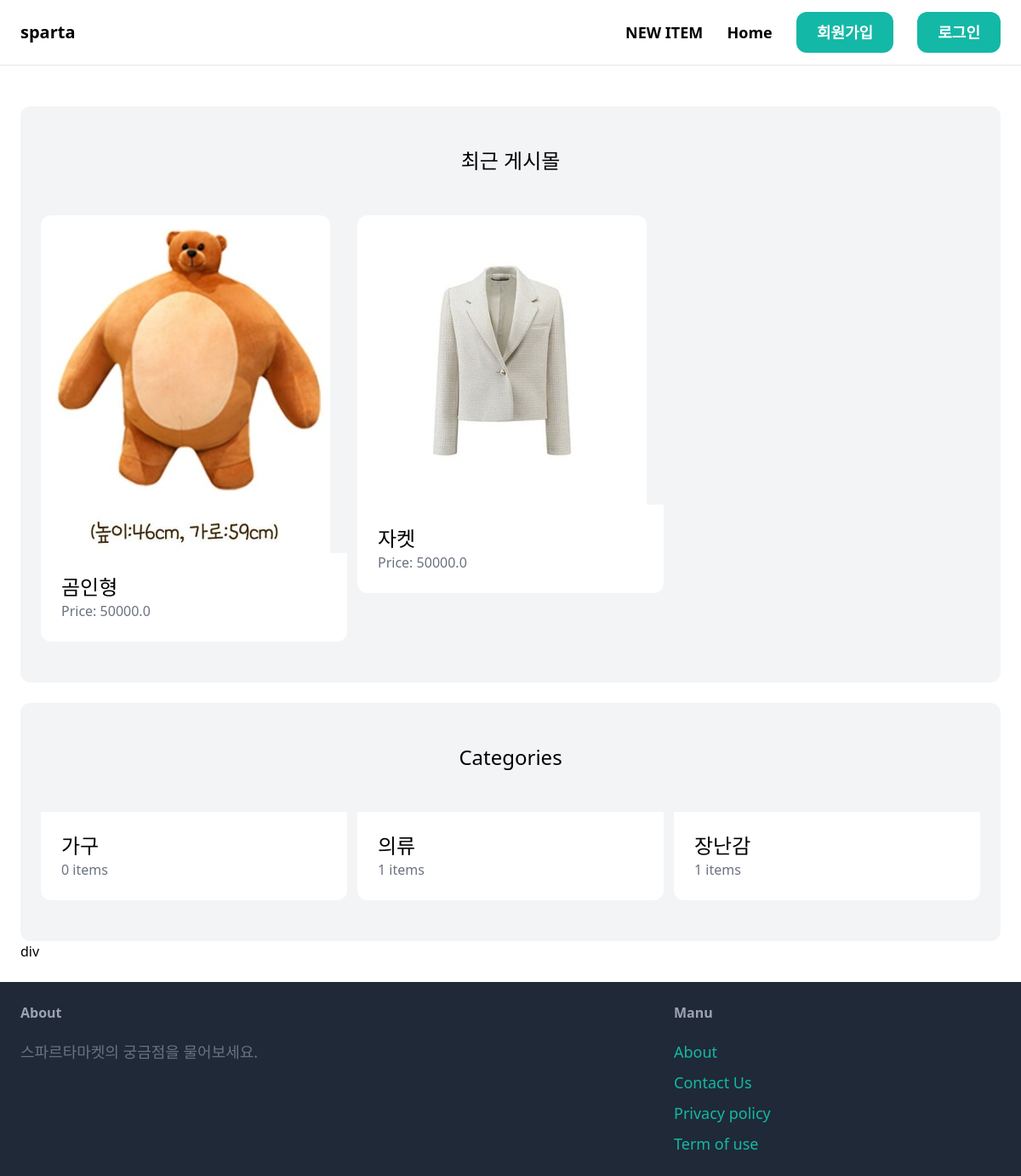
The app's page /, older data.
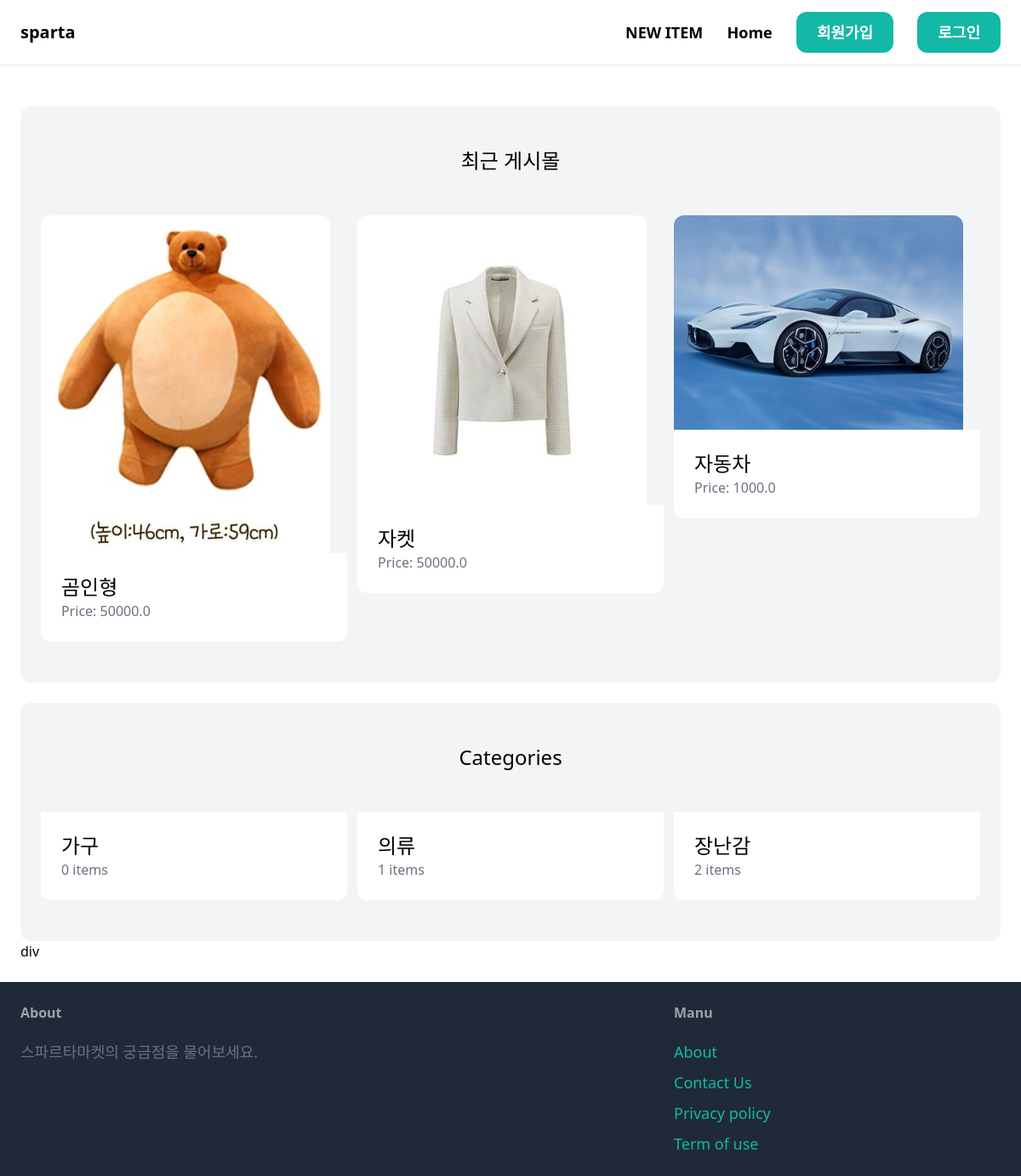
The same page, newer data.
### item/models.py (models this page shows, shortened)
class Item(models.Model):
    category = models.ForeignKey(Category, related_name='items', on_delete=models.CASCADE)
    name = models.CharField(max_length=255)
    description = models.TextField(blank=True, null=True)
    price = models.FloatField()
    image = models.ImageField(upload_to='item_image', blank=True, null=True)
    is_sold = models.BooleanField(default=False)
    created_by = models.ForeignKey(User, related_name='items', on_delete=models.CASCADE)
    created_at = models.DateTimeField(auto_now_add=True)

class Category(models.Model):
    name = models.CharField(max_length=255)
    class Meta:
        ordering = ('name',)
        verbose_name_plural = 'Categories'

### core/views.py (the view)
# urls.py: path('', views.index, name='index'),
def index(request):
        item = Item.objects.filter(is_sold=False)[0:6]
        categories = Category.objects.all()
        return render(request, 'core/index.html', {
            'categories': categories,
            'item': item,
        })

### core/templates/core/index.html (shortened to what this page needs)
{% extends 'core/base.html' %}
{% block content %}
    <div class="mt-6 px-6 py-12 bg-gray-100 rounded-xl">
        <h2 class="mb-12 text-2xl text-center">최근 게시몰</h2>
        <div class="grid grid-cols-3 gap-3">
            {% for item in item %}
                <div>
                    <a href="{% url 'item:detail' item.id %}">
                        <div>
                            <img src="{{ item.image.url }}" class="rounded-t-xl">
                        </div>
                        <div class="p-6 bg-white rounded-b-xl">
                            <h2 class="text-2xl">{{ item.name }}</h2>
                            <p class="text-gray-500">Price: {{ item.price }}</p>
                        </div>
                    </a>
                </div>
            {% endfor %}
        </div>
    </div>
    <div class="mt-6 px-6 py-12 bg-gray-100 rounded-xl">
        <h2 class="mb-12 text-2xl text-center">Categories</h2>
        <div class="grid grid-cols-3 gap-3">
            {% for category in categories %}
                <div>
                    <a href="#">
                        <div class="p-6 bg-white rounded-b-xl">
                            <h2 class="text-2xl">{{ category.name }}</h2>
                            <p class="text-gray-500">{{ category.items.count }} items</p>
                        </div>
                    </a>
                </div>
            {% endfor %}
        </div>
    </div>div
{% endblock %}

### core/templates/core/base.html (shortened to what this page needs)
<!DOCTYPE html>
<head>
    <script src="https://cdn.tailwindcss.com"></script>
</head>
<body>
    <nav class="py-6 px-6 flex justify-between items-center border-b border-gray-200">
        <a href="/" class="text-xl font-semibold">sparta</a>
        <div class="space-x-6">
            <a href="#" class="text-lg font-semibold hover:text-gray-500">NEW ITEM</a>
            <a href="#" class="text-lg font-semibold hover:text-gray-500">Home</a>
            <a href="{% url 'core:signup' %}" class="px-6 py-3 text-lg font-semibold bg-teal-500 text-white rounded-xl hover:bg-teal-700">회원가입</a>
            <a href="#" class="px-6 py-3 text-lg font-semibold bg-teal-500 text-white rounded-xl hover:bg-teal-700">로그인</a>
        </div>
    </nav>
    <div class="px-6 py-6">
        {% block content %}
        {% endblock %}
    </div>
    <footer class="py-6 px-6 flex justify-between bg-gray-800">
        <div class="w-2/3 pr-10">
            <h3 class="mb-5 font-semibold text-gray-400">About</h3>
            <p class="text-lg text-gray-500">스파르타마켓의 궁금점을 물어보세요.</p>
        </div>
        <div class="w-1/3">
            <h3 class="mb-5 font-semibold text-gray-400">Manu</h3>
            <ul class="space-y-2">
                <li><a href="#" class="text-lg text-teal-500 hover:text-teal-700">About</a></li>
                <li><a href="{% url 'core:contact' %}" class="text-lg text-teal-500 hover:text-teal-700">Contact Us</a></li>
                <li><a href="#" class="text-lg text-teal-500 hover:text-teal-700">Privacy policy</a></li>
                <li><a href="#" class="text-lg text-teal-500 hover:text-teal-700">Term of use</a></li>
            </ul>
        </div>
    </footer>
</body>
</html>

Row changes from the older to the newer data that the page shows:
added Item: image (picture), name "자동차", price "1000.0"
computed for Category "장난감": items.count "1" → "2"
